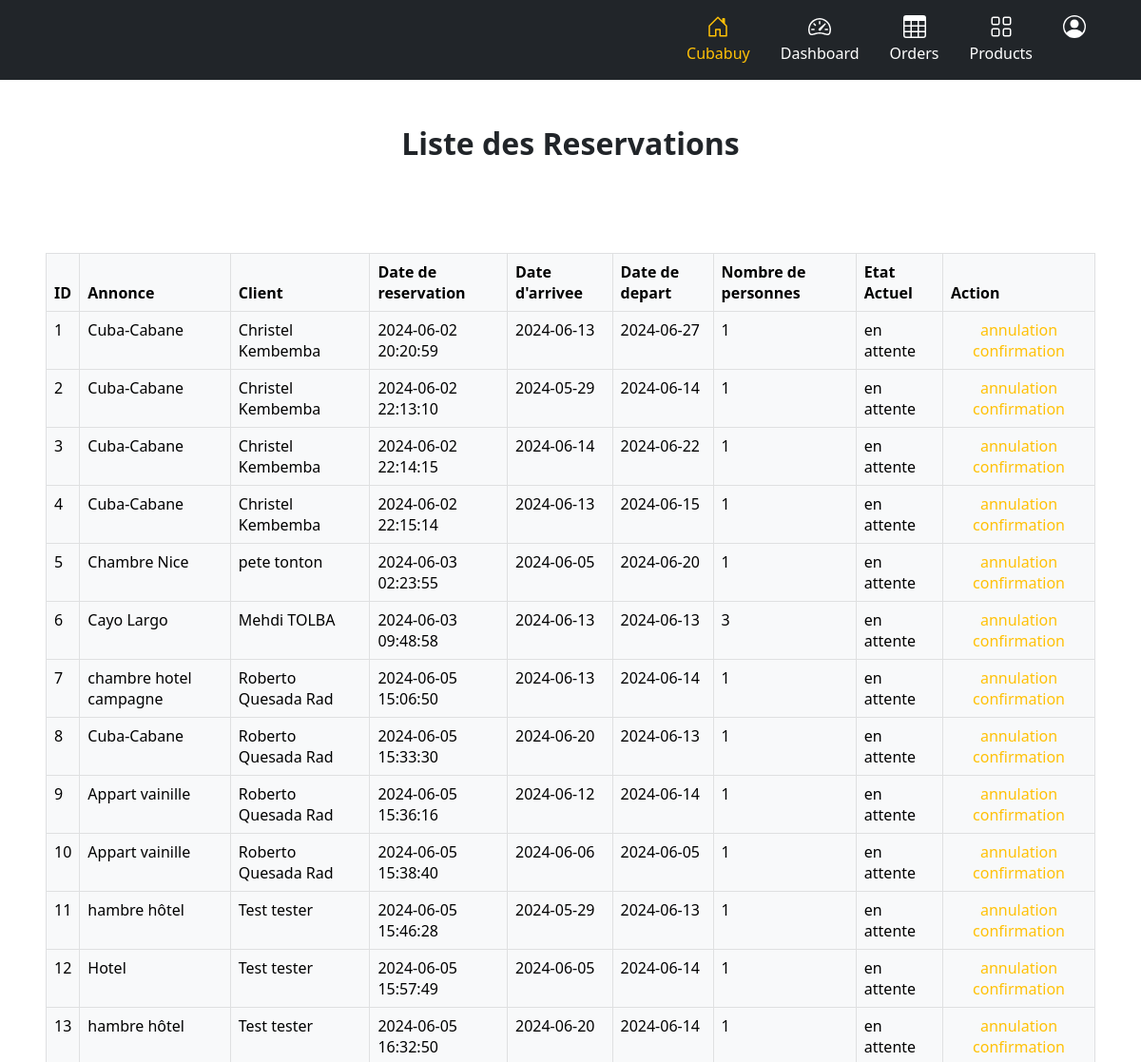
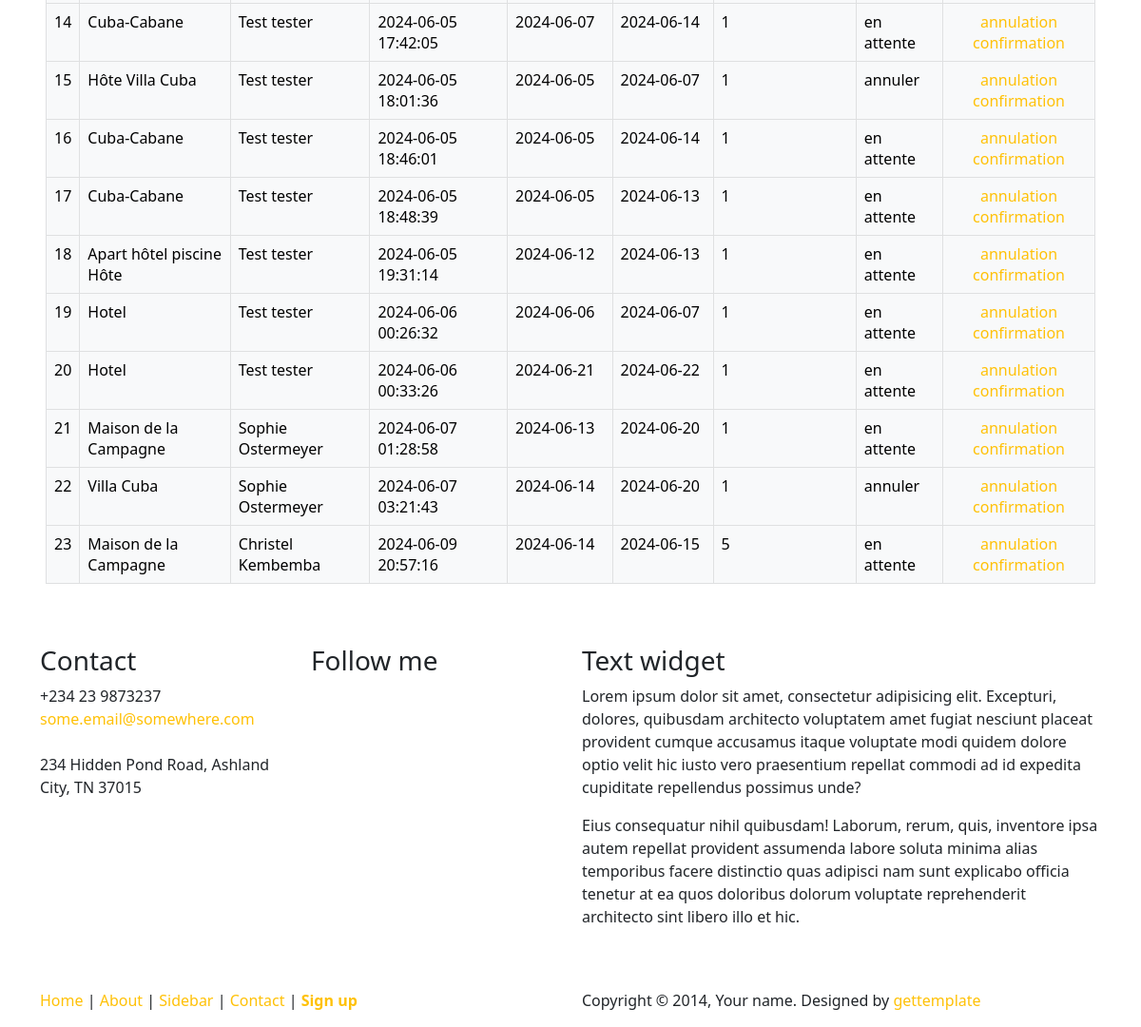
Screenshot of /admin/gestionReservation.php with the database file from the repository (2 pictures, top to bottom).
### tables this page shows
CREATE TABLE `reservations` (
  `id_reservation` int NOT NULL,
  `id_annonce` int NOT NULL,
  `id_utilisateur` int NOT NULL,
  `date_reservation` datetime NOT NULL DEFAULT CURRENT_TIMESTAMP,
  `date_arrivee` date NOT NULL,
  `date_depart` date NOT NULL,
  `nombre_personnes` int NOT NULL,
  `etat_reservation` varchar(20) NOT NULL DEFAULT 'en attente'
);

CREATE TABLE `advert` (
  `id_advert` int NOT NULL,
  `photo` varchar(255) DEFAULT NULL,
  `title` varchar(100) NOT NULL,
  `description` text NOT NULL,
  `postal_code` varchar(50) NOT NULL,
  `city` varchar(50) NOT NULL,
  `type` enum('achat','location') NOT NULL,
  `price` float NOT NULL,
  `reservation_message` text,
  `is_reserved` tinyint(1) DEFAULT '0',
  `id_advert_image` int DEFAULT NULL
);

CREATE TABLE `users` (
  `id_user` int NOT NULL,
  `firstName` varchar(50) NOT NULL,
  `lastName` varchar(50) NOT NULL,
  `pseudo` varchar(50) NOT NULL,
  `email` varchar(100) NOT NULL,
  `mdp` varchar(255) NOT NULL,
  `phone` varchar(30) NOT NULL,
  `civility` enum('f','h') NOT NULL,
  `address` varchar(50) NOT NULL,
  `zipCode` varchar(50) NOT NULL,
  `city` varchar(50) NOT NULL,
  `country` varchar(50) NOT NULL,
  `role` enum('ROLE_USER','ROLE_ADMIN') DEFAULT 'ROLE_USER'
);

### inc/funtions.inc.php (called while the page is built, shortened)
<?php
function connexionBdd()
{
    $dsn = "mysql:host=" . DBHOST . ";dbname=" . DBNAME . ";charset=utf8";
    try {
        $pdo = new PDO($dsn, DBUSER, DBPASS);
        $pdo->setAttribute(PDO::ATTR_ERRMODE, PDO::ERRMODE_EXCEPTION);
        $pdo->setAttribute(PDO::ATTR_DEFAULT_FETCH_MODE, PDO::FETCH_ASSOC);
    } catch (PDOException $e) {
        die($e->getMessage());
    }
    return $pdo;
}
function showUser(int $id): array
{
    $pdo = connexionBdd();
    $sql = "SELECT * FROM users WHERE id_user = :id_user";
    $request = $pdo->prepare($sql);
    $request->execute(array(
        ':id_user' => $id
    ));
    $result = $request->fetch();
    return $result;
}
function showAnonnce($id_advert)
{
    $pdo = connexionBdd();
    $sql = $pdo->prepare("SELECT * FROM advert WHERE id_advert = :id_advert");
    $sql->bindParam(':id_advert', $id_advert);
    $sql->execute();
    $annoce = $sql->fetch();
    return $annoce;
}
function showReservations($id_utilisateur = null)
{
    if(!$id_utilisateur){
        $pdo = connexionBdd();
        $sql = $pdo->prepare("SELECT * FROM reservations");
        $sql->execute();
        $reservation = $sql->fetchAll();
        return $reservation;
    }
}

### admin/gestionReservation.php (the view, shortened to what this page needs)
<?php
require_once "../inc/boostrap.inc.php";
?>
<div class="d-flex flex-column m-5  table-responsive">
    <h2 class="text-center fw-bolder mb-5">Liste des Reservations</h2>
    <table class="table table-light table-bordered mt-5">
        <thead>
            <tr>
                <th>ID</th>
                <th>Annonce </th>
                <th>Client</th>
                <th>Date de reservation</th>
                <th>Date d'arrivee</th>
                <th>Date de depart	</th>
                <th>Nombre de personnes</th>
                <th>Etat Actuel</th>
                <th>Action</th>
            </tr>
        </thead>
        <tbody>
            <?php
            $reservations = showReservations();
            foreach ($reservations as $reservation) {
                $annonce = showAnonnce($reservation['id_annonce']);
                $user = showUser($reservation['id_utilisateur']);
            ?>
                <tr>
                    <td><?= $reservation['id_reservation'] ?></td>
                    <td><?= $annonce['title'] ?></td>
                    <td><?= $user['firstName'] . " " . $user['lastName'] ?></td>
                    <td><?= $reservation['date_reservation'] ?></td>
                    <td><?= $reservation['date_arrivee'] ?></td>
                    <td><?= $reservation['date_depart'] ?></td>
                    <td><?= $reservation['nombre_personnes'] ?></td>
                    <td><?= $reservation['etat_reservation'] ?></td>
                    <td class="text-center">
                        <a href="dashboard.php?gestionReservation&action=annulation&id_reservation=<?= $reservation['id_reservation'] ?>"> annulation</a>
                        <a href="dashboard.php?gestionReservation&action=confirmation&id_reservation=<?= $reservation['id_reservation'] ?>"> confirmation</a>
                    </td>
                </tr>
            <?php
            }
            ?>
        </tbody>
    </table>
</div>
<?php
require_once "../inc/footer.inc.php"
?>

### assets/css/style.css (style rules this page uses)
a { text-decoration: none; color: var(--jaune) !important; }
a { text-decoration: none; color: white; }

### rows the page displays
reservations: id_reservation "1", id_annonce.title "Cuba-Cabane", id_utilisateur.firstName "Christel", id_utilisateur.lastName "Kembemba", date_reservation "2024-06-02 20:20:59", date_arrivee "2024-06-13", date_depart "2024-06-27", nombre_personnes "1", etat_reservation "en attente"
reservations: id_reservation "2", id_annonce.title "Cuba-Cabane", id_utilisateur.firstName "Christel", id_utilisateur.lastName "Kembemba", date_reservation "2024-06-02 22:13:10", date_arrivee "2024-05-29", date_depart "2024-06-14", nombre_personnes "1", etat_reservation "en attente"
reservations: id_reservation "3", id_annonce.title "Cuba-Cabane", id_utilisateur.firstName "Christel", id_utilisateur.lastName "Kembemba", date_reservation "2024-06-02 22:14:15", date_arrivee "2024-06-14", date_depart "2024-06-22", nombre_personnes "1", etat_reservation "en attente"
reservations: id_reservation "4", id_annonce.title "Cuba-Cabane", id_utilisateur.firstName "Christel", id_utilisateur.lastName "Kembemba", date_reservation "2024-06-02 22:15:14", date_arrivee "2024-06-13", date_depart "2024-06-15", nombre_personnes "1", etat_reservation "en attente"
reservations: id_reservation "5", id_annonce.title "Chambre Nice", id_utilisateur.firstName "pete", id_utilisateur.lastName "tonton", date_reservation "2024-06-03 02:23:55", date_arrivee "2024-06-05", date_depart "2024-06-20", nombre_personnes "1", etat_reservation "en attente"
reservations: id_reservation "6", id_annonce.title "Cayo Largo", id_utilisateur.firstName "Mehdi", id_utilisateur.lastName "TOLBA", date_reservation "2024-06-03 09:48:58", date_arrivee "2024-06-13", date_depart "2024-06-13", nombre_personnes "3", etat_reservation "en attente"
reservations: id_reservation "7", id_annonce.title "chambre hotel campagne", id_utilisateur.firstName "Roberto", id_utilisateur.lastName "Quesada Rad", date_reservation "2024-06-05 15:06:50", date_arrivee "2024-06-13", date_depart "2024-06-14", nombre_personnes "1", etat_reservation "en attente"
reservations: id_reservation "8", id_annonce.title "Cuba-Cabane", id_utilisateur.firstName "Roberto", id_utilisateur.lastName "Quesada Rad", date_reservation "2024-06-05 15:33:30", date_arrivee "2024-06-20", date_depart "2024-06-13", nombre_personnes "1", etat_reservation "en attente"
reservations: id_reservation "9", id_annonce.title "Appart vainille", id_utilisateur.firstName "Roberto", id_utilisateur.lastName "Quesada Rad", date_reservation "2024-06-05 15:36:16", date_arrivee "2024-06-12", date_depart "2024-06-14", nombre_personnes "1", etat_reservation "en attente"
reservations: id_reservation "10", id_annonce.title "Appart vainille", id_utilisateur.firstName "Roberto", id_utilisateur.lastName "Quesada Rad", date_reservation "2024-06-05 15:38:40", date_arrivee "2024-06-06", date_depart "2024-06-05", nombre_personnes "1", etat_reservation "en attente"
reservations: id_reservation "11", id_annonce.title "hambre hôtel", id_utilisateur.firstName "Test", id_utilisateur.lastName "tester", date_reservation "2024-06-05 15:46:28", date_arrivee "2024-05-29", date_depart "2024-06-13", nombre_personnes "1", etat_reservation "en attente"
reservations: id_reservation "12", id_annonce.title "Hotel", id_utilisateur.firstName "Test", id_utilisateur.lastName "tester", date_reservation "2024-06-05 15:57:49", date_arrivee "2024-06-05", date_depart "2024-06-14", nombre_personnes "1", etat_reservation "en attente"
reservations: id_reservation "13", id_annonce.title "hambre hôtel", id_utilisateur.firstName "Test", id_utilisateur.lastName "tester", date_reservation "2024-06-05 16:32:50", date_arrivee "2024-06-20", date_depart "2024-06-14", nombre_personnes "1", etat_reservation "en attente"
reservations: id_reservation "14", id_annonce.title "Cuba-Cabane", id_utilisateur.firstName "Test", id_utilisateur.lastName "tester", date_reservation "2024-06-05 17:42:05", date_arrivee "2024-06-07", date_depart "2024-06-14", nombre_personnes "1", etat_reservation "en attente"
reservations: id_reservation "15", id_annonce.title "Hôte Villa Cuba", id_utilisateur.firstName "Test", id_utilisateur.lastName "tester", date_reservation "2024-06-05 18:01:36", date_arrivee "2024-06-05", date_depart "2024-06-07", nombre_personnes "1", etat_reservation "annuler"
reservations: id_reservation "16", id_annonce.title "Cuba-Cabane", id_utilisateur.firstName "Test", id_utilisateur.lastName "tester", date_reservation "2024-06-05 18:46:01", date_arrivee "2024-06-05", date_depart "2024-06-14", nombre_personnes "1", etat_reservation "en attente"
reservations: id_reservation "17", id_annonce.title "Cuba-Cabane", id_utilisateur.firstName "Test", id_utilisateur.lastName "tester", date_reservation "2024-06-05 18:48:39", date_arrivee "2024-06-05", date_depart "2024-06-13", nombre_personnes "1", etat_reservation "en attente"
reservations: id_reservation "18", id_annonce.title "Apart hôtel piscine Hôte", id_utilisateur.firstName "Test", id_utilisateur.lastName "tester", date_reservation "2024-06-05 19:31:14", date_arrivee "2024-06-12", date_depart "2024-06-13", nombre_personnes "1", etat_reservation "en attente"
reservations: id_reservation "19", id_annonce.title "Hotel", id_utilisateur.firstName "Test", id_utilisateur.lastName "tester", date_reservation "2024-06-06 00:26:32", date_arrivee "2024-06-06", date_depart "2024-06-07", nombre_personnes "1", etat_reservation "en attente"
reservations: id_reservation "20", id_annonce.title "Hotel", id_utilisateur.firstName "Test", id_utilisateur.lastName "tester", date_reservation "2024-06-06 00:33:26", date_arrivee "2024-06-21", date_depart "2024-06-22", nombre_personnes "1", etat_reservation "en attente"
reservations: id_reservation "21", id_annonce.title "Maison de la Campagne", id_utilisateur.firstName "Sophie", id_utilisateur.lastName "Ostermeyer", date_reservation "2024-06-07 01:28:58", date_arrivee "2024-06-13", date_depart "2024-06-20", nombre_personnes "1", etat_reservation "en attente"
reservations: id_reservation "22", id_annonce.title "Villa Cuba", id_utilisateur.firstName "Sophie", id_utilisateur.lastName "Ostermeyer", date_reservation "2024-06-07 03:21:43", date_arrivee "2024-06-14", date_depart "2024-06-20", nombre_personnes "1", etat_reservation "annuler"
reservations: id_reservation "23", id_annonce.title "Maison de la Campagne", id_utilisateur.firstName "Christel", id_utilisateur.lastName "Kembemba", date_reservation "2024-06-09 20:57:16", date_arrivee "2024-06-14", date_depart "2024-06-15", nombre_personnes "5", etat_reservation "en attente"
